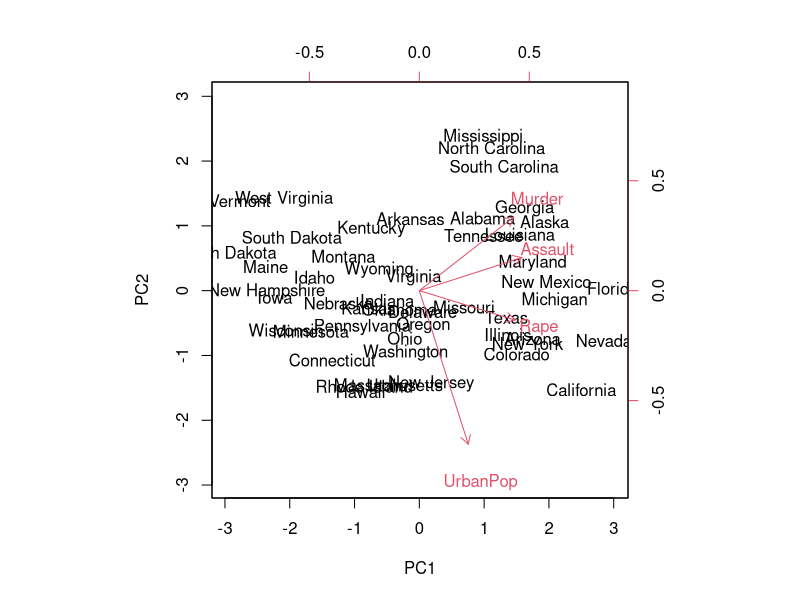
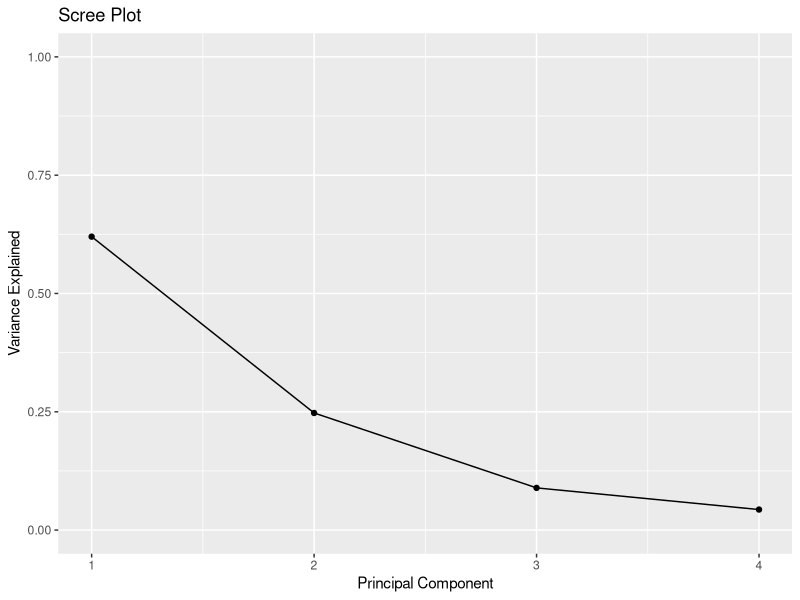

These figures' R source, in order:
library(tidyverse)

#load data
data("USArrests")

#view first six rows of data
head(USArrests)

#calculate principal components
results <- prcomp(USArrests, scale = TRUE)

#reverse the signs
results$rotation <- -1*results$rotation

#display principal components
results$rotation

#reverse the signs of the scores
results$x <- -1*results$x

#display the first six scores
head(results$x)

#create biplot to visualize results
biplot(results, scale = 0)

#calculate total variance explained by each principal component
var_explained = results$sdev^2 / sum(results$sdev^2)

#create scree plot
qplot(c(1:4), var_explained) + 
  geom_line() + 
  xlab("Principal Component") + 
  ylab("Variance Explained") +
  ggtitle("Scree Plot") +
  ylim(0, 1)